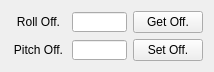
   <widget class="QWidget" name="gridLayoutWidget_3">
    <property name="enabled">
     <bool>true</bool>
    </property>
    <property name="geometry">
     <rect>
      <x>270</x>
      <y>380</y>
      <width>194</width>
      <height>71</height>
     </rect>
    </property>
    <layout class="QGridLayout" name="gridLayout_3">
     <item row="1" column="1">
      <widget class="QLineEdit" name="LE_SENSOR_CIMU_PITCH_OFFSET">
       <property name="enabled">
        <bool>true</bool>
       </property>
       <property name="minimumSize">
        <size>
         <width>55</width>
         <height>20</height>
        </size>
       </property>
       <property name="maximumSize">
        <size>
         <width>55</width>
         <height>20</height>
        </size>
       </property>
       <property name="font">
        <font>
         <pointsize>9</pointsize>
        </font>
       </property>
       <property name="alignment">
        <set>Qt::AlignRight|Qt::AlignTrailing|Qt::AlignVCenter</set>
       </property>
       <property name="readOnly">
        <bool>false</bool>
       </property>
      </widget>
     </item>
     <item row="1" column="0">
      <widget class="QLabel" name="label_55">
       <property name="enabled">
        <bool>true</bool>
       </property>
       <property name="sizePolicy">
        <sizepolicy hsizetype="Fixed" vsizetype="Fixed">
         <horstretch>0</horstretch>
         <verstretch>0</verstretch>
        </sizepolicy>
       </property>
       <property name="minimumSize">
        <size>
         <width>55</width>
         <height>20</height>
        </size>
       </property>
       <property name="maximumSize">
        <size>
         <width>55</width>
         <height>20</height>
        </size>
       </property>
       <property name="font">
        <font>
         <pointsize>9</pointsize>
        </font>
       </property>
       <property name="text">
        <string>Pitch Off.</string>
       </property>
       <property name="alignment">
        <set>Qt::AlignCenter</set>
       </property>
      </widget>
     </item>
     <item row="0" column="1">
      <widget class="QLineEdit" name="LE_SENSOR_CIMU_ROLL_OFFSET">
       <property name="enabled">
        <bool>true</bool>
       </property>
       <property name="minimumSize">
        <size>
         <width>55</width>
         <height>20</height>
        </size>
       </property>
       <property name="maximumSize">
        <size>
         <width>55</width>
         <height>20</height>
        </size>
       </property>
       <property name="font">
        <font>
         <pointsize>9</pointsize>
        </font>
       </property>
       <property name="alignment">
        <set>Qt::AlignRight|Qt::AlignTrailing|Qt::AlignVCenter</set>
       </property>
       <property name="readOnly">
        <bool>false</bool>
       </property>
      </widget>
     </item>
     <item row="0" column="0">
      <widget class="QLabel" name="label_46">
       <property name="enabled">
        <bool>true</bool>
       </property>
       <property name="sizePolicy">
        <sizepolicy hsizetype="Fixed" vsizetype="Fixed">
         <horstretch>0</horstretch>
         <verstretch>0</verstretch>
        </sizepolicy>
       </property>
       <property name="minimumSize">
        <size>
         <width>55</width>
         <height>20</height>
        </size>
       </property>
       <property name="maximumSize">
        <size>
         <width>55</width>
         <height>20</height>
        </size>
       </property>
       <property name="font">
        <font>
         <pointsize>9</pointsize>
        </font>
       </property>
       <property name="text">
        <string>Roll Off.</string>
       </property>
       <property name="alignment">
        <set>Qt::AlignCenter</set>
       </property>
      </widget>
     </item>
     <item row="0" column="2">
      <widget class="QPushButton" name="BTN_CIMU_GET_OFFSET">
       <property name="enabled">
        <bool>true</bool>
       </property>
       <property name="minimumSize">
        <size>
         <width>70</width>
         <height>0</height>
        </size>
       </property>
       <property name="maximumSize">
        <size>
         <width>70</width>
         <height>16777215</height>
        </size>
       </property>
       <property name="font">
        <font>
         <pointsize>9</pointsize>
        </font>
       </property>
       <property name="text">
        <string>Get Off.</string>
       </property>
      </widget>
     </item>
     <item row="1" column="2">
      <widget class="QPushButton" name="BTN_CIMU_SET_OFFSET">
       <property name="enabled">
        <bool>true</bool>
       </property>
       <property name="minimumSize">
        <size>
         <width>70</width>
         <height>0</height>
        </size>
       </property>
       <property name="maximumSize">
        <size>
         <width>70</width>
         <height>16777215</height>
        </size>
       </property>
       <property name="font">
        <font>
         <pointsize>9</pointsize>
        </font>
       </property>
       <property name="text">
        <string>Set Off.</string>
       </property>
      </widget>
     </item>
    </layout>
   </widget>
